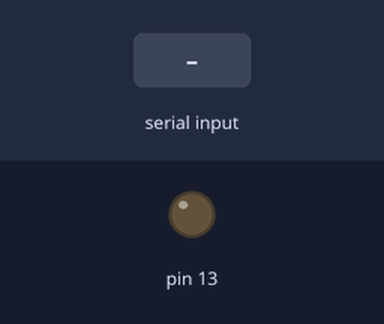
A sketch run on a simulated Arduino Uno, built with avr-gcc and run on an emulated ATmega328P. Shown: output pins drawn as LEDs (lit = HIGH). The test bench sets the inputs (shaded band).

Above: at 1.2 s.
1.3 s: "1" received over Serial
At 1.9 s:
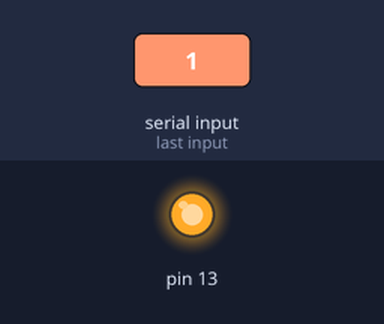
2.8 s: "0" received over Serial
At 3.1 s:
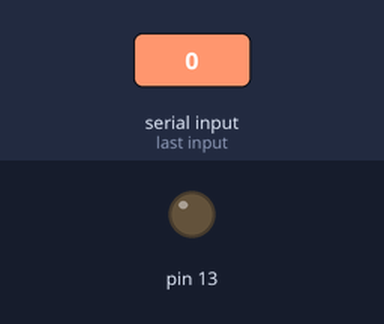
Timing chart, 0 to 5.8 s (numbered marks = the images above; inputs shaded):
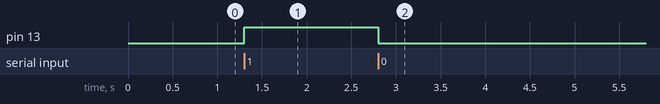

Measured:
- after the input at 1.3 s, pin 13: LOW → HIGH at once
- after the input at 2.8 s, pin 13: HIGH → LOW at once

The sketch:

arduino_serial.ino
```cpp
void setup(){
  pinMode(13,OUTPUT);
  Serial.begin(115200);
}

void loop(){
  if(Serial.available()){
     int car = Serial.read();

     switch(car){
       case '0':
         digitalWrite(13,LOW);
         break;

       case '1':
         digitalWrite(13,HIGH);
         break;

       default:
         Serial.println("Action was not defined");
         break;
     }
  }
}
```
